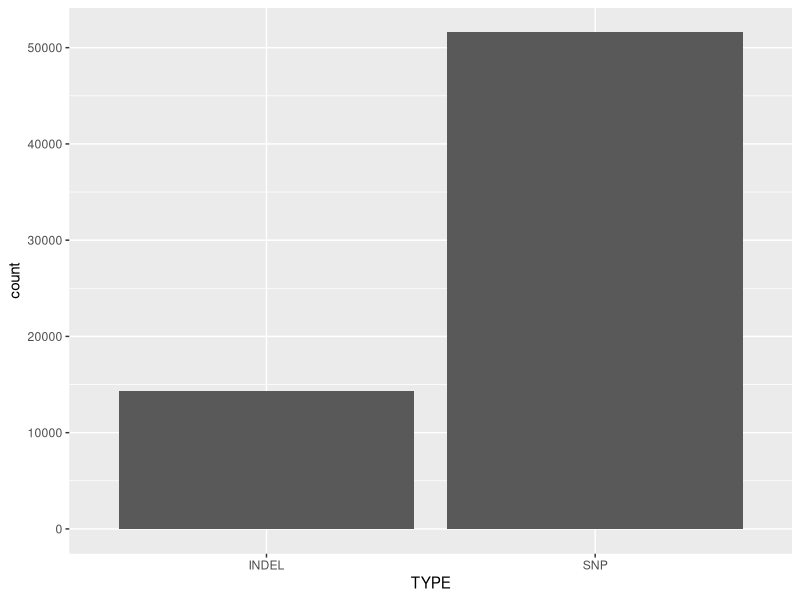
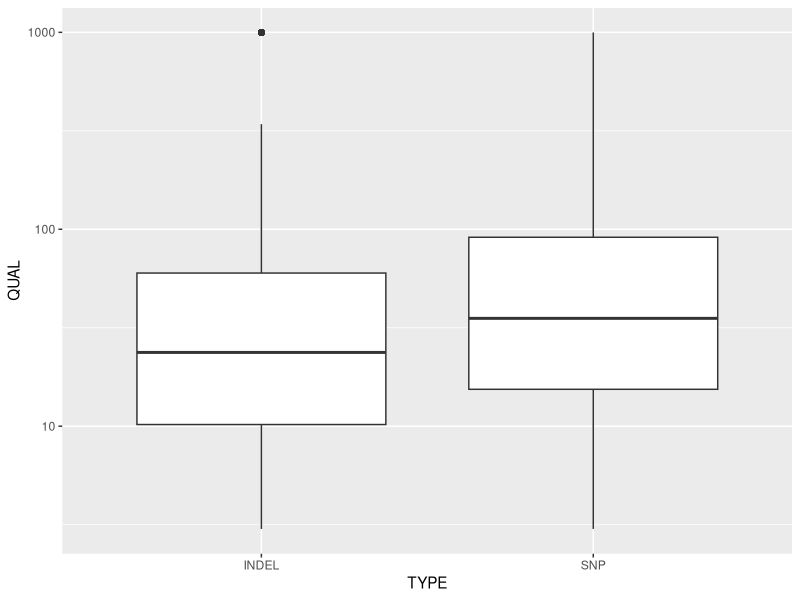
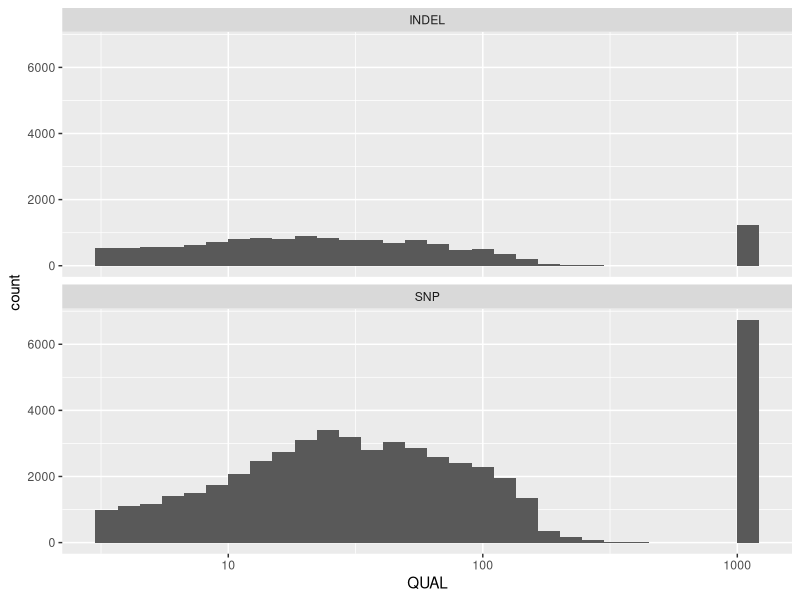
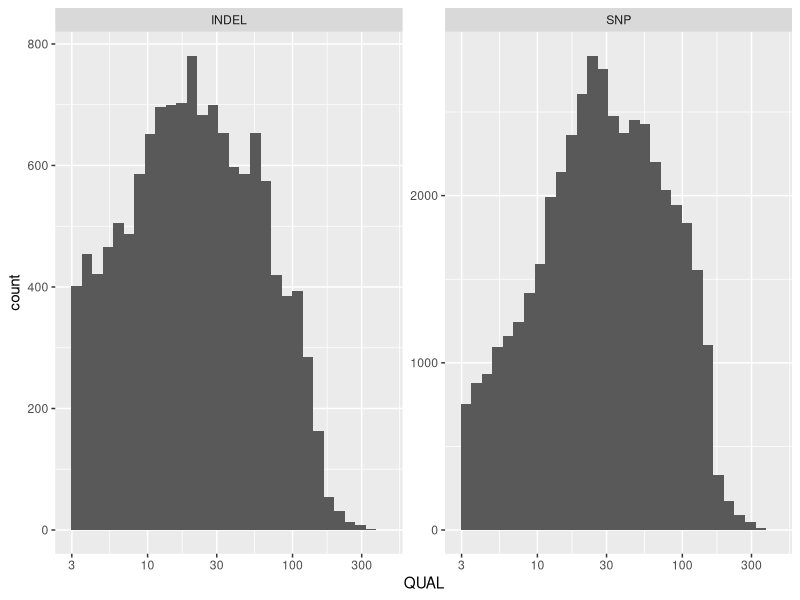

Write the R code that produced these figures, in order.
library(tidyverse)

d <- read_tsv('processed_variants.tsv', col_names=c('CHROM', 'POS', 'ID', 'REF', 'ALT', 'QUAL', 'DP', 'TYPE'))
colnames(d)

# Geom Bar
ggplot(d, aes(x=TYPE)) + 
  geom_bar()

# Log10 scale is normalizing the data
# Boxplot
ggplot(d, aes(x=TYPE, y=QUAL)) + 
  geom_boxplot() + 
  scale_y_log10()

# Histogram
ggplot(d, aes(x=QUAL)) + 
  geom_histogram() + 
  scale_x_log10() + 
  facet_wrap(~TYPE, ncol = 1)

# Filtering the quality
d %>%
  filter(QUAL < 900) %>%
  ggplot(aes(QUAL)) +
  geom_histogram() +
  scale_x_log10() +
  facet_wrap(~TYPE, scales="free_y")